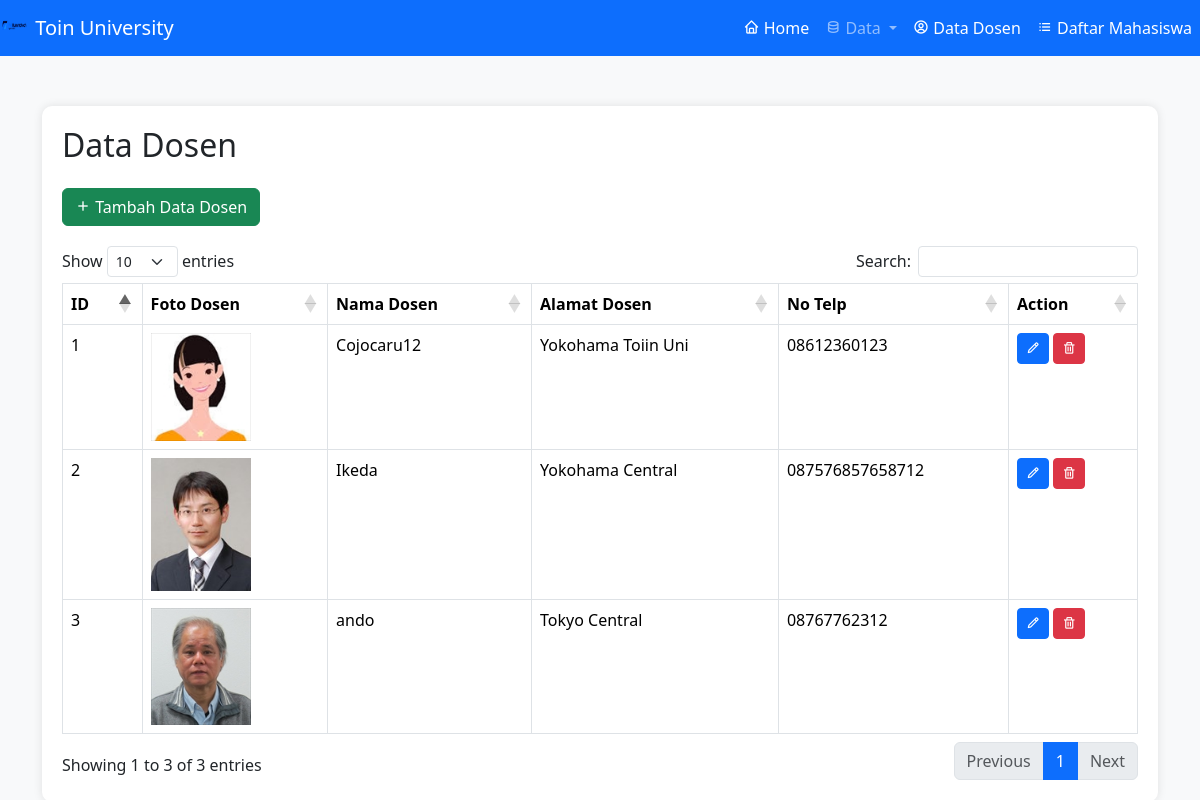
The app's page /data_dosen/index.php, older data.
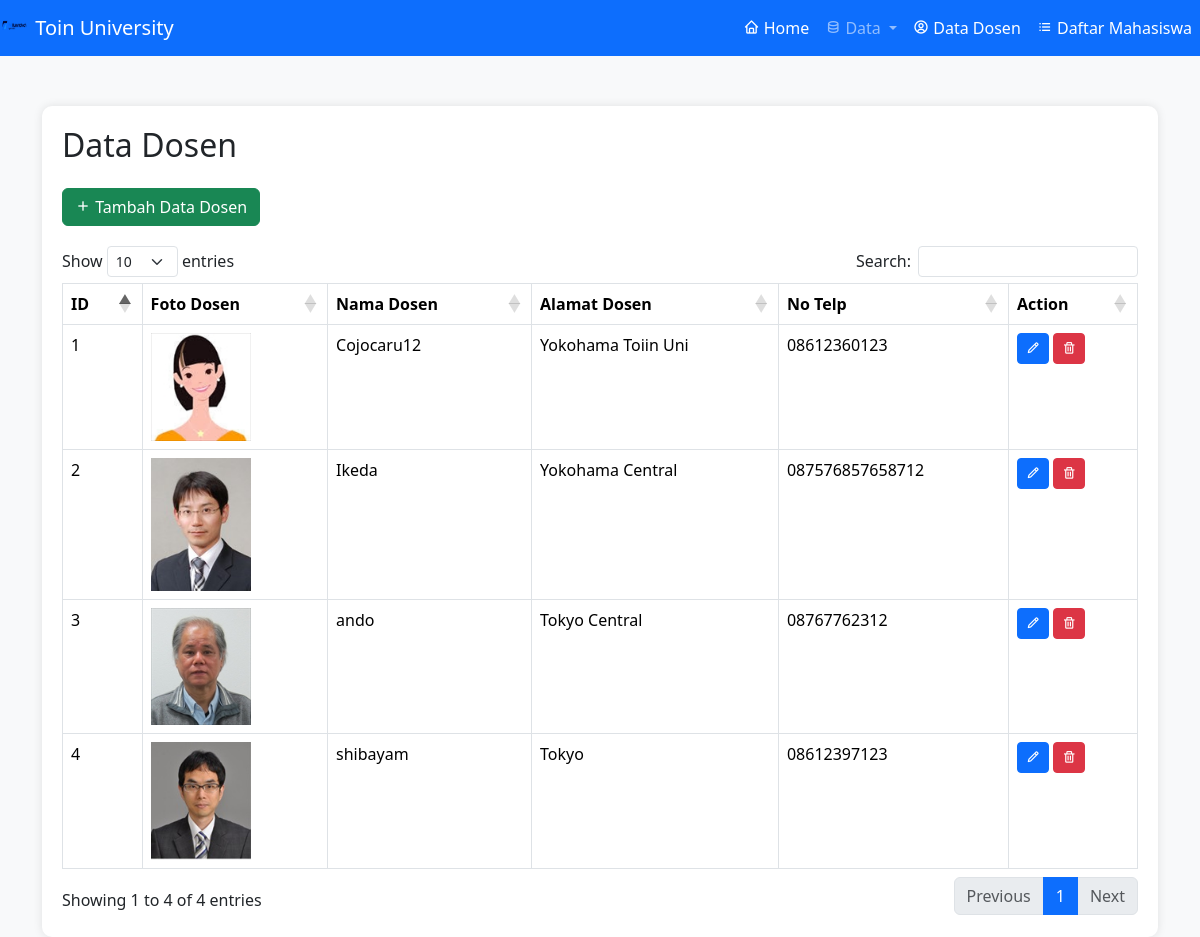
The same page, newer data.
### tables this page shows
CREATE TABLE `data_dosen` (
  `id` int NOT NULL,
  `nama_dosen` varchar(255) NOT NULL,
  `alamat_dosen` varchar(255) NOT NULL,
  `no_telp` varchar(20) NOT NULL,
  `foto_dosen` varchar(255) DEFAULT NULL
);

### data_dosen/index.php (the view, shortened to what this page needs)
<?php
include '../db.php';
include '../layouts/navbar.php';
?>
<!DOCTYPE html>
<html lang="en">
<head>
    <link href="https://cdn.jsdelivr.net/npm/bootstrap@5.3.1/dist/css/bootstrap.min.css" rel="stylesheet">
    <link rel="stylesheet" href="https://cdn.datatables.net/1.13.6/css/dataTables.bootstrap5.min.css">
    <link rel="stylesheet" href="https://cdn.jsdelivr.net/npm/bootstrap-icons@1.11.2/font/bootstrap-icons.min.css">
    <link rel="stylesheet" href="https://unpkg.com/boxicons@2.1.4/css/boxicons.min.css">
</head>
<body>
    <div class="container">
        <div class="table-container">
            <h2 class="mb-4">Data Dosen</h2>
            <a href="create.php" class="btn btn-success btn-custom"><i class='bx bx-plus'></i> Tambah Data Dosen</a>
            <table class="table table-bordered" id="datatable">
                <thead>
                    <tr>
                        <th>ID</th>
                        <th>Foto Dosen</th>
                        <th>Nama Dosen</th>
                        <th>Alamat Dosen</th>
                        <th>No Telp</th>
                        <th>Action</th>
                    </tr>
                </thead>
                <tbody>
                    <?php
                    $sql = "SELECT id, nama_dosen, alamat_dosen, no_telp, foto_dosen FROM data_dosen";
                    $result = $conn->query($sql);
                    $id = 1;
                    if ($result->num_rows > 0) {
                        while ($row = $result->fetch_assoc()) {
                    ?>
                            <tr>
                                <td><?= $id ?></td>
                                <td><img src="uploads/<?= htmlspecialchars($row['foto_dosen']) ?>" alt="Foto Dosen" width="100"></td>
                                <td><?= htmlspecialchars($row['nama_dosen']) ?></td>
                                <td><?= htmlspecialchars($row['alamat_dosen']) ?></td>
                                <td><?= htmlspecialchars($row['no_telp']) ?></td>
                                <td>
                                    <a href="update.php?id=<?= $row['id'] ?>" class="btn btn-primary btn-sm"><i class='bx bx-pencil'></i></a>
                                    <a href="delete.php?id=<?= $row['id'] ?>" class="btn btn-danger btn-sm" onclick="return confirm('Are you sure you want to delete this data?')"><i class='bx bx-trash'></i></a>
                                </td>
                            </tr>
                    <?php
                            $id++;
                        }
                    } else {
                        echo "<tr><td colspan='6'>No results</td></tr>";
                    }
                    ?>
                </tbody>
            </table>
        </div>
    </div>
</body>
</html>

### layouts/navbar.php (shortened to what this page needs)
<!DOCTYPE html>
<html lang="en">
<head>
  <link href="https://cdn.jsdelivr.net/npm/bootstrap@5.3.1/dist/css/bootstrap.min.css" rel="stylesheet">
  <link rel="stylesheet" href="https://cdn.datatables.net/1.13.6/css/dataTables.bootstrap5.min.css">
  <link rel="stylesheet" href="https://cdn.jsdelivr.net/npm/bootstrap-icons@1.11.2/font/bootstrap-icons.min.css">
  <link href='https://unpkg.com/boxicons@2.1.4/css/boxicons.min.css' rel='stylesheet'>
</head>
<body>
  <nav class="navbar navbar-expand-lg navbar-dark bg-primary  sticky-top ">
    <a class="navbar-brand" href="#">
      <img src="../img/logopkldark.png" alt="Logo" class="d-inline-block align-text-top">
      Toin University
    </a>
    <div class="collapse navbar-collapse" id="navbarNav">
      <ul class="navbar-nav ms-auto">
        <li class="nav-item">
          <a class="nav-link active" aria-current="page" href="/dashboard.php"><i class="bx bx-home"></i> Home</a>
        </li>
        <li class="nav-item dropdown">
          <a class="nav-link dropdown-toggle" href="#" id="navbarDropdown" role="button" data-bs-toggle="dropdown" aria-expanded="false">
            <i class="bx bx-data"></i> Data
          </a>
        </li>
        <li class="nav-item">
          <a class="nav-link active" href="../data_dosen/index.php"><i class='bx bx-user-circle'></i> Data Dosen</a>
        </li>
        <li class="nav-item">
          <a class="nav-link active" href="../crud_info_pribadi/index.php" ><i class='bx bx-list-ul'></i> Daftar Mahasiswa</a>
        </li>
      </ul>
    </div>
  </nav>
</body>
</html>

### layouts/navbar.php (style rules this page uses)
.navbar-brand img { width: 30px; height: 24px; }

### data_dosen/index.php (style rules this page uses)
body { background-color: #f8f9fa; }
.container { margin-top: 50px; }
.table-container { background-color: #ffffff; padding: 20px; border-radius: 10px; box-shadow: 0 0 10px rgba(0, 0, 0, 0.1); }
.table thead { background-color: #007bff; color: #ffffff; }
.btn-custom { margin-bottom: 20px; }

Row changes from the older to the newer data that the page shows:
added data_dosen: foto_dosen (picture), nama_dosen "shibayam", alamat_dosen "Tokyo", no_telp "08612397123"
Text that changed along with them:
text written by a page script: "Show entries Search: Showing 1 to 3 of 3 entries Previous 1 Next" → "Show entries Search: Showing 1 to 4 of 4 entries Previous 1 Next"
